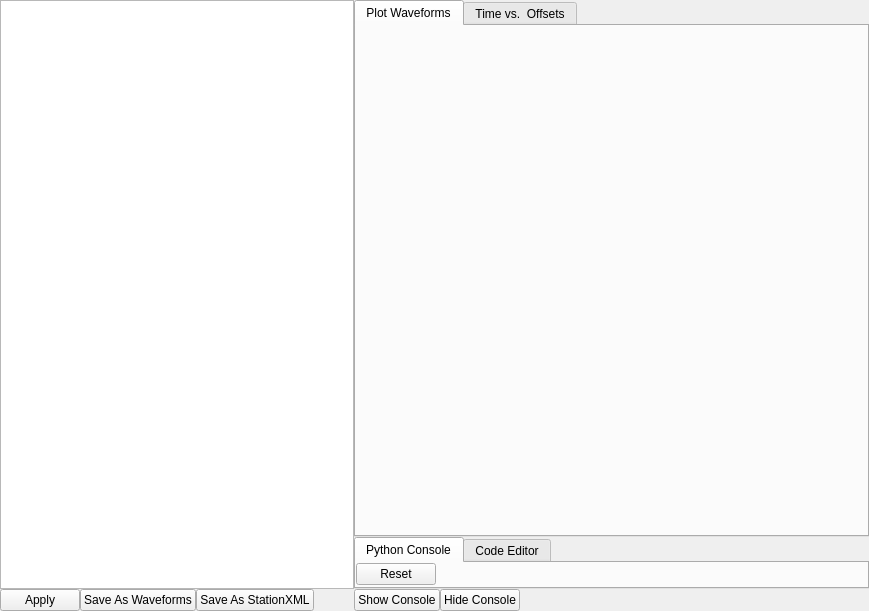
<?xml version="1.0" encoding="UTF-8"?>
<ui version="4.0">
 <class>load_data_waveforms</class>
 <widget class="QWidget" name="load_data_waveforms">
  <property name="geometry">
   <rect>
    <x>0</x>
    <y>0</y>
    <width>869</width>
    <height>611</height>
   </rect>
  </property>
  <property name="windowTitle">
   <string>Form</string>
  </property>
  <layout class="QHBoxLayout" name="horizontalLayout_5">
   <property name="spacing">
    <number>0</number>
   </property>
   <property name="leftMargin">
    <number>0</number>
   </property>
   <property name="topMargin">
    <number>0</number>
   </property>
   <property name="rightMargin">
    <number>0</number>
   </property>
   <property name="bottomMargin">
    <number>0</number>
   </property>
   <item>
    <layout class="QVBoxLayout" name="verticalLayout">
     <property name="spacing">
      <number>0</number>
     </property>
     <item>
      <widget class="TreeWaveforms" name="tree_main">
       <property name="sizePolicy">
        <sizepolicy hsizetype="Preferred" vsizetype="Expanding">
         <horstretch>0</horstretch>
         <verstretch>0</verstretch>
        </sizepolicy>
       </property>
       <property name="minimumSize">
        <size>
         <width>350</width>
         <height>0</height>
        </size>
       </property>
      </widget>
     </item>
     <item>
      <layout class="QHBoxLayout" name="horizontalLayout">
       <property name="spacing">
        <number>0</number>
       </property>
       <item>
        <widget class="QPushButton" name="btn_apply">
         <property name="maximumSize">
          <size>
           <width>100</width>
           <height>16777215</height>
          </size>
         </property>
         <property name="text">
          <string>Apply</string>
         </property>
        </widget>
       </item>
       <item>
        <widget class="QPushButton" name="btn_saveas_waveforms">
         <property name="text">
          <string>Save As Waveforms</string>
         </property>
        </widget>
       </item>
       <item>
        <widget class="QPushButton" name="btn_saveas_stationxml">
         <property name="text">
          <string>Save As StationXML</string>
         </property>
        </widget>
       </item>
       <item>
        <spacer name="horizontalSpacer">
         <property name="orientation">
          <enum>Qt::Horizontal</enum>
         </property>
         <property name="sizeType">
          <enum>QSizePolicy::Preferred</enum>
         </property>
         <property name="sizeHint" stdset="0">
          <size>
           <width>40</width>
           <height>20</height>
          </size>
         </property>
        </spacer>
       </item>
      </layout>
     </item>
    </layout>
   </item>
   <item>
    <layout class="QVBoxLayout" name="verticalLayout_5">
     <property name="spacing">
      <number>0</number>
     </property>
     <item>
      <widget class="QTabWidget" name="tab_main">
       <property name="currentIndex">
        <number>0</number>
       </property>
       <widget class="QWidget" name="tab_main_waveplots">
        <attribute name="title">
         <string>Plot Waveforms</string>
        </attribute>
        <layout class="QVBoxLayout" name="verticalLayout_3">
         <property name="spacing">
          <number>0</number>
         </property>
         <property name="leftMargin">
          <number>0</number>
         </property>
         <property name="topMargin">
          <number>0</number>
         </property>
         <property name="rightMargin">
          <number>0</number>
         </property>
         <property name="bottomMargin">
          <number>0</number>
         </property>
         <item>
          <widget class="PlotWaveforms" name="tab_waveplots" native="true">
           <property name="sizePolicy">
            <sizepolicy hsizetype="Preferred" vsizetype="Expanding">
             <horstretch>0</horstretch>
             <verstretch>0</verstretch>
            </sizepolicy>
           </property>
           <property name="minimumSize">
            <size>
             <width>0</width>
             <height>0</height>
            </size>
           </property>
           <property name="baseSize">
            <size>
             <width>0</width>
             <height>0</height>
            </size>
           </property>
          </widget>
         </item>
        </layout>
       </widget>
       <widget class="MplCanvasBaseWithToolbar" name="tab_time_offsets">
        <attribute name="title">
         <string>Time vs.  Offsets</string>
        </attribute>
       </widget>
      </widget>
     </item>
     <item>
      <widget class="QTabWidget" name="tab_code">
       <property name="sizePolicy">
        <sizepolicy hsizetype="Preferred" vsizetype="Minimum">
         <horstretch>0</horstretch>
         <verstretch>0</verstretch>
        </sizepolicy>
       </property>
       <property name="baseSize">
        <size>
         <width>0</width>
         <height>0</height>
        </size>
       </property>
       <property name="currentIndex">
        <number>0</number>
       </property>
       <widget class="QWidget" name="tab_console">
        <attribute name="title">
         <string>Python Console</string>
        </attribute>
        <layout class="QVBoxLayout" name="verticalLayout_2">
         <property name="spacing">
          <number>0</number>
         </property>
         <property name="leftMargin">
          <number>0</number>
         </property>
         <property name="topMargin">
          <number>0</number>
         </property>
         <property name="rightMargin">
          <number>0</number>
         </property>
         <property name="bottomMargin">
          <number>0</number>
         </property>
         <item>
          <layout class="QHBoxLayout" name="horizontalLayout_3">
           <property name="spacing">
            <number>0</number>
           </property>
           <item>
            <widget class="QPushButton" name="btn_reset">
             <property name="text">
              <string>Reset</string>
             </property>
            </widget>
           </item>
           <item>
            <spacer name="horizontalSpacer_2">
             <property name="orientation">
              <enum>Qt::Horizontal</enum>
             </property>
             <property name="sizeHint" stdset="0">
              <size>
               <width>40</width>
               <height>20</height>
              </size>
             </property>
            </spacer>
           </item>
          </layout>
         </item>
         <item>
          <widget class="PyConsole" name="py_console" native="true">
           <property name="sizePolicy">
            <sizepolicy hsizetype="Preferred" vsizetype="Expanding">
             <horstretch>0</horstretch>
             <verstretch>0</verstretch>
            </sizepolicy>
           </property>
          </widget>
         </item>
        </layout>
       </widget>
       <widget class="QWidget" name="tab_editor">
        <attribute name="title">
         <string>Code Editor</string>
        </attribute>
        <layout class="QVBoxLayout" name="verticalLayout_4">
         <property name="spacing">
          <number>0</number>
         </property>
         <property name="leftMargin">
          <number>0</number>
         </property>
         <property name="topMargin">
          <number>0</number>
         </property>
         <property name="rightMargin">
          <number>0</number>
         </property>
         <property name="bottomMargin">
          <number>0</number>
         </property>
         <item>
          <widget class="CodeEditor" name="py_editor" native="true">
           <property name="sizePolicy">
            <sizepolicy hsizetype="Preferred" vsizetype="Expanding">
             <horstretch>0</horstretch>
             <verstretch>0</verstretch>
            </sizepolicy>
           </property>
          </widget>
         </item>
         <item>
          <layout class="QHBoxLayout" name="horizontalLayout_4">
           <property name="spacing">
            <number>0</number>
           </property>
           <item>
            <widget class="QPushButton" name="btn_run">
             <property name="text">
              <string>Run</string>
             </property>
            </widget>
           </item>
           <item>
            <spacer name="horizontalSpacer_3">
             <property name="orientation">
              <enum>Qt::Horizontal</enum>
             </property>
             <property name="sizeHint" stdset="0">
              <size>
               <width>40</width>
               <height>20</height>
              </size>
             </property>
            </spacer>
           </item>
          </layout>
         </item>
        </layout>
       </widget>
      </widget>
     </item>
     <item>
      <layout class="QHBoxLayout" name="horizontalLayout_2">
       <property name="spacing">
        <number>0</number>
       </property>
       <item>
        <widget class="QPushButton" name="btn_show_console">
         <property name="text">
          <string>Show Console</string>
         </property>
        </widget>
       </item>
       <item>
        <widget class="QPushButton" name="btn_hide_console">
         <property name="text">
          <string>Hide Console</string>
         </property>
        </widget>
       </item>
       <item>
        <spacer name="horizontalSpacer_4">
         <property name="orientation">
          <enum>Qt::Horizontal</enum>
         </property>
         <property name="sizeHint" stdset="0">
          <size>
           <width>40</width>
           <height>20</height>
          </size>
         </property>
        </spacer>
       </item>
      </layout>
     </item>
    </layout>
   </item>
  </layout>
 </widget>
 <customwidgets>
  <customwidget>
   <class>PyConsole</class>
   <extends>QWidget</extends>
   <header>widgets.pyconsole</header>
   <container>1</container>
   <slots>
    <slot>reset_kernel()</slot>
   </slots>
  </customwidget>
  <customwidget>
   <class>CodeEditor</class>
   <extends>QWidget</extends>
   <header>widgets.codeeditor</header>
   <container>1</container>
  </customwidget>
  <customwidget>
   <class>TreeWaveforms</class>
   <extends>QTreeView</extends>
   <header>widgets.treewaveforms</header>
  </customwidget>
  <customwidget>
   <class>PlotWaveforms</class>
   <extends>QWidget</extends>
   <header>widgets.plotwaveforms</header>
   <container>1</container>
  </customwidget>
  <customwidget>
   <class>MplCanvasBaseWithToolbar</class>
   <extends>QWidget</extends>
   <header>widgets.mplcanvas</header>
   <container>1</container>
  </customwidget>
 </customwidgets>
 <resources/>
 <connections>
  <connection>
   <sender>btn_apply</sender>
   <signal>clicked()</signal>
   <receiver>load_data_waveforms</receiver>
   <slot>_on_btn_apply_clicked()</slot>
   <hints>
    <hint type="sourcelabel">
     <x>50</x>
     <y>499</y>
    </hint>
    <hint type="destinationlabel">
     <x>384</x>
     <y>258</y>
    </hint>
   </hints>
  </connection>
  <connection>
   <sender>btn_saveas_waveforms</sender>
   <signal>clicked()</signal>
   <receiver>load_data_waveforms</receiver>
   <slot>_on_btn_saveas_waveforms_clicked()</slot>
   <hints>
    <hint type="sourcelabel">
     <x>162</x>
     <y>499</y>
    </hint>
    <hint type="destinationlabel">
     <x>384</x>
     <y>258</y>
    </hint>
   </hints>
  </connection>
  <connection>
   <sender>btn_show_console</sender>
   <signal>clicked()</signal>
   <receiver>tab_code</receiver>
   <slot>show()</slot>
   <hints>
    <hint type="sourcelabel">
     <x>417</x>
     <y>593</y>
    </hint>
    <hint type="destinationlabel">
     <x>610</x>
     <y>541</y>
    </hint>
   </hints>
  </connection>
  <connection>
   <sender>btn_hide_console</sender>
   <signal>clicked()</signal>
   <receiver>tab_code</receiver>
   <slot>hide()</slot>
   <hints>
    <hint type="sourcelabel">
     <x>531</x>
     <y>593</y>
    </hint>
    <hint type="destinationlabel">
     <x>610</x>
     <y>541</y>
    </hint>
   </hints>
  </connection>
  <connection>
   <sender>btn_saveas_stationxml</sender>
   <signal>clicked()</signal>
   <receiver>load_data_waveforms</receiver>
   <slot>_on_btn_saveas_stationxml_clicked()</slot>
   <hints>
    <hint type="sourcelabel">
     <x>302</x>
     <y>593</y>
    </hint>
    <hint type="destinationlabel">
     <x>434</x>
     <y>305</y>
    </hint>
   </hints>
  </connection>
 </connections>
 <slots>
  <slot>run_kernel()</slot>
  <slot>_on_btn_apply_clicked()</slot>
  <slot>_on_btn_saveas_waveforms_clicked()</slot>
  <slot>_on_btn_saveas_stationxml_clicked()</slot>
  <slot>terminate_thread()</slot>
 </slots>
</ui>
